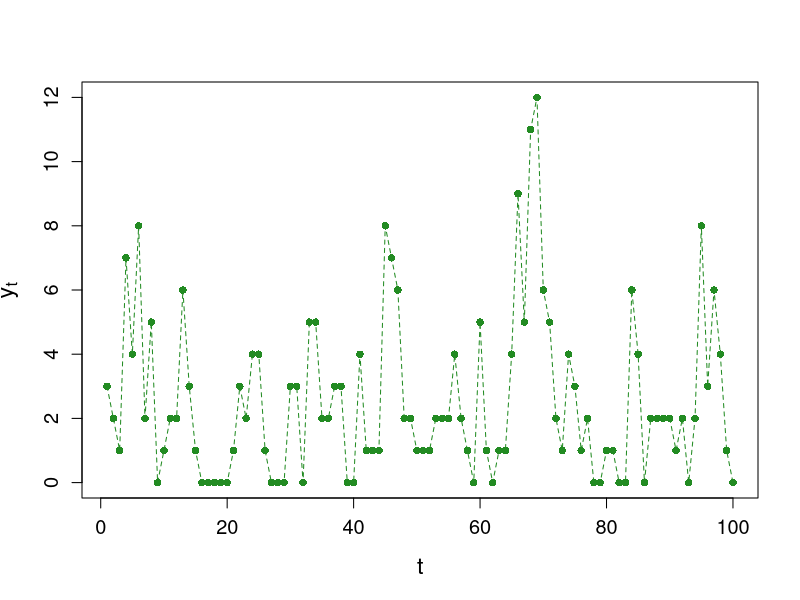
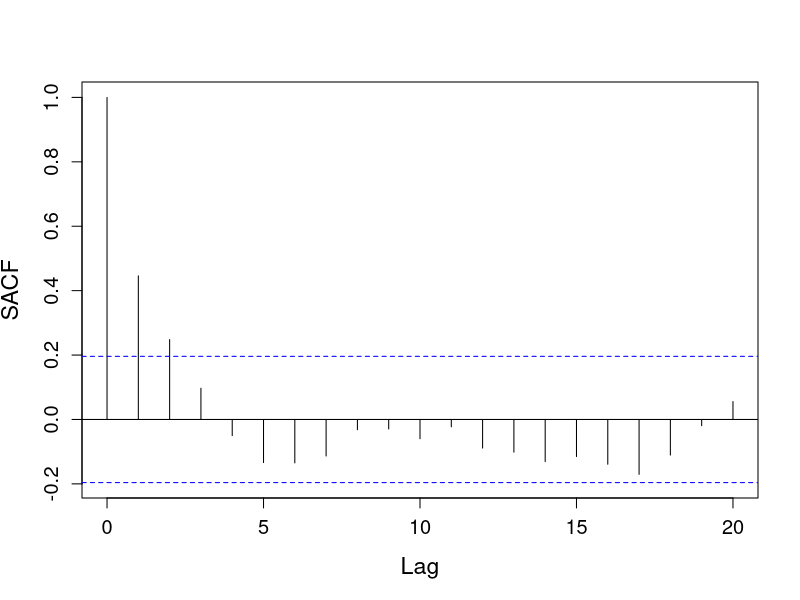
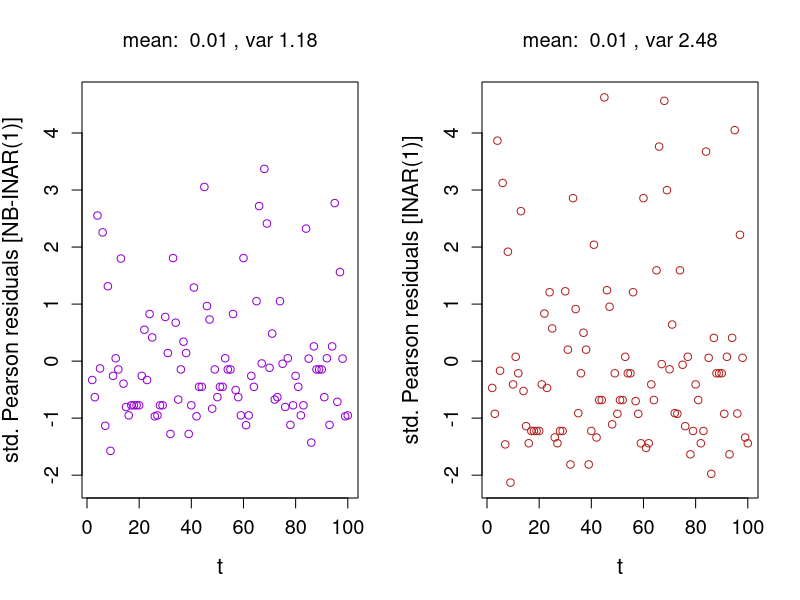
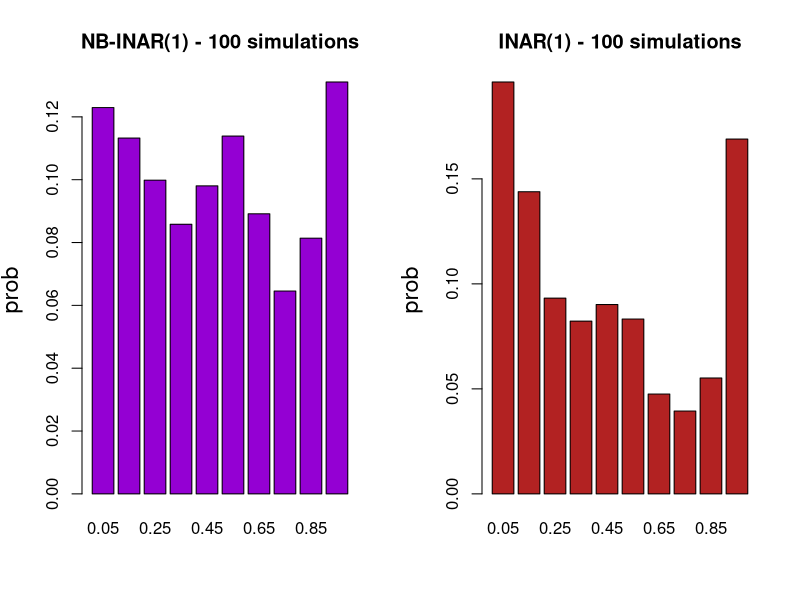
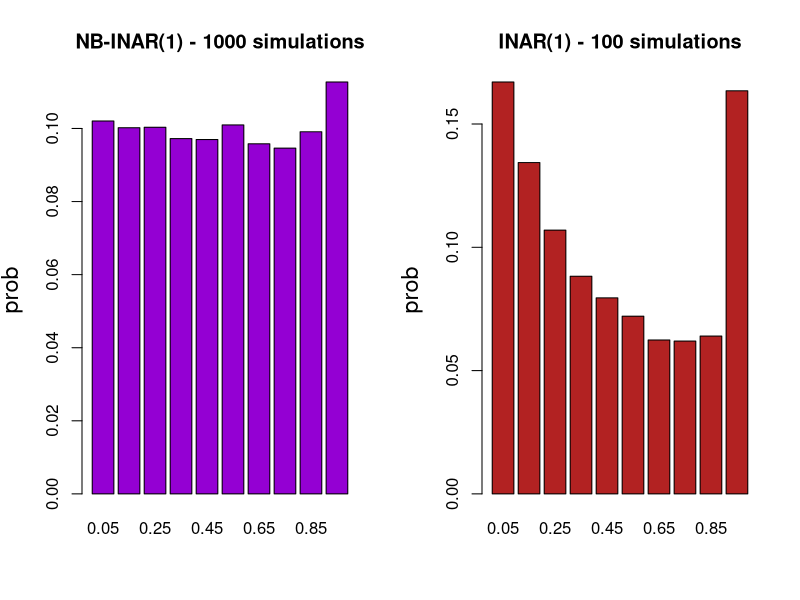

Here is the R script that generated these plots, in order:
setwd(dirname(rstudioapi::getSourceEditorContext()$path))

alpha <- 0.4
n <- 1
pi <- 0.4
e.nb <- (n*(1-pi))/pi
var.nb <- (n*(1-pi))/(pi^2)
mu <- e.nb/(1-alpha)
sigma.sq <- (var.nb + alpha*e.nb)/(1-alpha^2)

N.1 <- 100
N.2 <- 1000
r <- 1000

set.seed(149) # 149
y.nb <- rep(NA, r+1+N.2)
y.nb[1] <- round(mu) 
for (i in 2:(r+N.2+1)){
  y.nb[i] <- rbinom(1, size=y.nb[i-1], prob=alpha) + rnbinom(1, size=n, prob=pi)
}

y.sim.1 <- y.nb[(r+1+1):(r+1+N.1)]
y.sim.2 <- y.nb[(r+1+1):(r+1+N.2)]

pdf("./figs/sim_nb_ts.pdf", width=10, height=6)
par(mfrow=c(1,1))
plot(1:N.1, y.sim.1, type='l', ylab=expression(y[t]), xlab="t", col="forestgreen", lty=2,
     cex.lab=1.4, cex.axis=1.2)
points(1:N.1, y.sim.1, col="forestgreen", pch=16)
dev.off()

pdf("./figs/sim_nb_acf.pdf", width=10, height=6)
par(mfrow=c(1,1))
acf(y.sim.1, main="", cex.axis=1.2, cex.lab=1.4, ylab="SACF")
dev.off()

y.mean <- mean(y.sim.1)
y.s.sq <- round(sd(y.sim.1)^2, 2)
p.0 <- sum(y.sim.1 == 0)/N.1

c(y.mean, y.s.sq, p.0)
# 2.56 6.47 0.21

I <- round(y.s.sq/y.mean, 2) 
I.zero <- round(1 + log(p.0)/mean(y.sim.1), 2)

c(I, I.zero)
# 2.53 0.39

####

E.cond.nb <- alpha*y.sim.1[1:(N.1-1)] + (n*(1-pi))/(pi)
V.cond.nb <- alpha*(1-alpha)*y.sim.1[1:(N.1-1)] + (n*(1-pi))/(pi^2)
res.nb <- (y.sim.1[2:N.1] - E.cond.nb)/sqrt(V.cond.nb)

lambda <- mu*(1-alpha)
E.cond.pois <- alpha*y.sim.1[1:(N.1-1)] + lambda
V.cond.pois <- alpha*(1-alpha)*y.sim.1[1:(N.1-1)] + lambda
res.pois <- (y.sim.1[2:N.1] - E.cond.pois)/sqrt(V.cond.pois)

y.lim <- c(min(res.pois), max(res.pois))

pdf("./figs/residuals_theory.pdf", width=10, height=5)
par(mfrow=c(1,2))
plot(2:N.1, res.nb, pch=1, col="darkviolet", xlab="t",
     ylab="std. Pearson residuals [NB-INAR(1)]",
     main=bquote("mean: "~.(round(mean(res.nb),2))~", var"~.(round(sd(res.nb)^2,2))),
     cex.lab=1.3, cex.axis=1.2, ylim=y.lim
     )
#abline(h=c(-1,1), lty=2)
plot(2:N.1, res.pois, pch=1, col="firebrick", xlab="t",
     ylab="std. Pearson residuals [INAR(1)]", 
     main=bquote("mean: "~.(round(mean(res.pois),2))~", var"~.(round(sd(res.pois)^2,2))),
     cex.lab=1.3, cex.axis=1.2, ylim=y.lim
     )
#abline(h=c(-1,1), lty=2)
dev.off()

### pmf and cdf of NB-INAR(1) ###
dnbinar1 <- function(alpha, k, l, n, pi){
  K <- min(k, l)
  p <- 0
  for (j in 0:K){
    p <- p + dbinom(j, size=l, prob=alpha)*dnbinom(k-j, size=n, prob=pi)
  }
  return(p)
}

pnbinar1 <- function(alpha, k, l, n, pi){
  f <- 0
  for (i in 0:k){
    f <- f + dnbinar1(alpha, i, l, n, pi)
  }
  return(f)
}

### pmf and cdf of INAR(1) ###
dinar1 <- function(alpha, k, l, lambda){
  K <- min(k, l)
  p <- 0
  for (j in 0:K){
    p <- p + dbinom(j, size=l, prob=alpha)*dpois(k-j, lambda)
  }
  return(p)
}

pinar1 <- function(alpha, k, l, n, pi){
  f <- 0
  for (i in 0:k){
    f <- f + dinar1(alpha, i, l, lambda)
  }
  return(f)
}

### PIT histograms of NB-INAR(1) simulations ###
h.nb <- matrix(NA, ncol=2, nrow=10)
y.sim.ls <- list(sim.1=y.sim.1, sim.2=y.sim.2)
for (sim in 1:2){
  y.sim <- y.sim.ls[[sim]]
  U <- seq(0, 1, by=0.1)
  F.vec <- rep(0, length(U))
  for (i in 1:length(U)){
    u <- U[i]
    for (j in 2:length(y.sim)){
      y.j <- y.sim[j]
      y.j.min1 <- y.sim[j-1]
      f.t.min1 <- ifelse(y.j-1<0, 0, pnbinar1(alpha, y.j-1, y.j.min1, n, pi))
      f.t <- pnbinar1(alpha, y.j, y.j.min1, n, pi)
      if (u <= f.t.min1){
        F.t.u <- 0 
      }
      else if (u >= f.t){
        F.t.u <- 1
      }
      else{
        F.t.u <- (u -f.t.min1)/(f.t - f.t.min1)
      }
      F.vec[i] <- F.vec[i] + F.t.u
    }
  }
  F.vec.std <- F.vec/(length(y.sim)-1)
  h.nb[, sim] <- F.vec.std[2:length(U)] - F.vec.std[1:(length(U)-1)]
}

### PIT histograms of NB-INAR(1) simulations ###
h.pois <- matrix(NA, ncol=2, nrow=10)
for (sim in 1:2){
  y.sim <- y.sim.ls[[sim]]
  U <- seq(0, 1, by=0.1)
  F.vec <- rep(0, length(U))
  for (i in 1:length(U)){
    u <- U[i]
    for (j in 2:length(y.sim)){
      y.j <- y.sim[j]
      y.j.min1 <- y.sim[j-1]
      f.t.min1 <- ifelse(y.j-1<0, 0, pinar1(alpha, y.j-1, y.j.min1, lambda))
      f.t <- pinar1(alpha, y.j, y.j.min1, lambda)
      if (u <= f.t.min1){
        F.t.u <- 0 
      }
      else if (u >= f.t){
        F.t.u <- 1
      }
      else{
        F.t.u <- (u -f.t.min1)/(f.t - f.t.min1)
      }
      F.vec[i] <- F.vec[i] + F.t.u
    }
  }
  F.vec.std <- F.vec/(length(y.sim)-1)
  h.pois[, sim] <- F.vec.std[2:length(U)] - F.vec.std[1:(length(U)-1)]
}

pdf("./figs/pits_100_theory.pdf", width=10, height=4)
par(mfrow=c(1,2))
barplot(height=h.nb[,1], names=seq(0.05, 0.95, by=0.1), ylab="prob",
        main="NB-INAR(1) - 100 simulations", col="darkviolet", cex.lab=1.4)
barplot(height=h.pois[,1], names=seq(0.05, 0.95, by=0.1), ylab="prob",
        main="INAR(1) - 100 simulations", col="firebrick", cex.lab=1.4)
dev.off()

pdf("./figs/pits_1000_theory.pdf", width=10, height=4)
par(mfrow=c(1,2))
barplot(height=h.nb[,2], names=seq(0.05, 0.95, by=0.1), ylab="prob",
        main="NB-INAR(1) - 1000 simulations", col="darkviolet", cex.lab=1.4)
barplot(height=h.pois[,2], names=seq(0.05, 0.95, by=0.1), ylab="prob",
        main="INAR(1) - 100 simulations", col="firebrick", cex.lab=1.4)
dev.off()
